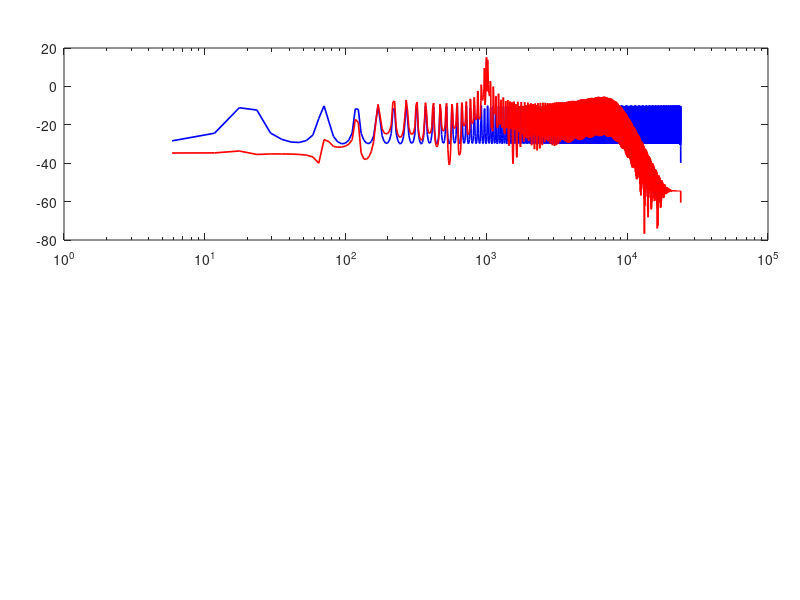

Write MATLAB code to recreate this figure. (Note: this script raises an error after producing the figure.)
%% PSEUDO PARAMETRIC EQ DEMO (03 Filter Types: LPF, HPF, Bell/Peaking Filter)
% Name : PHAM, Quoc Vuong
% ID   : [HIDDEN]

clear; clc; close all; % Reset environment

%% SIGNAL DEFINITION
fs = 48000; % Sample rate (Hz)
seconds = 0.3; % Signal length in seconds
N  = fs * seconds; % Signal length in samples

% Frequencies from f_start to f_end with step
f_start = 20; f_end = fs/2; step = 50;
frequencies = f_start:step:f_end;

amplitude = 0.5; 

t = (0:N-1) / fs; % Time vector

x = sum(amplitude * sin(2*pi*frequencies'*t)); % Sum the sine waves

%% FILTERS
% Refs for the filter formulas:
% Cookbook formulae for audio equalizer biquad filter coefficients
% URL: https://shepazu.github.io/Audio-EQ-Cookbook/audio-eq-cookbook.html#:~:text=FYI:%20The%20relationship%20between%20bandwidth,a%202%20=%201%20%2D%20%CE%B1%20BP

function y = applyBellFilter(x, fs, band)
    % BELL/PEAKING EQ
    % Intermediate variable
    A  = 10^(band.gain/40);
    w0 = 2*pi*band.fc / fs; % Normalized radian frequency
    BW = band.BW; % Bandwidth (octaves)
    alpha = sin(w0) * sinh(log(2)/2 * BW * w0/sin(w0));
    
    b0 = 1 + alpha*A;
    b1 = -2*cos(w0);
    b2 = 1 - alpha*A;
    
    a0 = 1 + alpha/A;
    a1 = -2*cos(w0);
    a2 = 1 - alpha/A;
    
    % Normalize (divide the nominator and denominator to make a0=1)
    b = [b0/a0 b1/a0 b2/a0];
    a = [1 a1/a0 a2/a0];
    
    y = filter(b, a, x); % Apply filter
end

function y = applyLowPassFilter(x, fs, band)
    % LOW-PASS BIQUAD with slope control
    Nstage = slopeToOrder(band.slope); % 1 stage = 12 dB/oct, 2 stage = 24 dB/oct, etc.
    Q_stage = sqrt(2)^(1/Nstage);
    w0 = 2*pi*band.fc/fs;
    alpha = sin(w0)/(2*Q_stage);
    
    b0 = (1 - cos(w0))/2;
    b1 = 1 - cos(w0);
    b2 = (1 - cos(w0))/2;
    
    a0 = 1 + alpha;
    a1 = -2*cos(w0);
    a2 = 1 - alpha;
    
    b = [b0/a0 b1/a0 b2/a0];
    a = [1 a1/a0 a2/a0];
    
    % Increase the slope with higher-order filters by cascading
    y = x;
    for k = 1:Nstage
        y = filter(b, a, y);
    end
end

function y = applyHighPassFilter(x, fs, band)
    % HIGH-PASS BIQUAD with slope control
    Nstage = slopeToOrder(band.slope);
    Q_stage = sqrt(2)^(1/Nstage);
    w0 = 2*pi*band.fc/fs;
    alpha = sin(w0)/(2*Q_stage);
    
    b0 = (1 + cos(w0))/2;
    b1 = -(1 + cos(w0));
    b2 = (1 + cos(w0))/2;
    
    a0 = 1 + alpha;
    a1 = -2*cos(w0);
    a2 = 1 - alpha;
    
    b = [b0 b1 b2]/a0;
    a = [1 a1/a0 a2/a0];
    
    % Increase the slope with higher-order filters by cascading
    y = x;
    for k = 1:Nstage
        y = filter(b, a, y); 
    end
end

%% HELPERS
function Nstage = slopeToOrder(slope)
    % Convert slope (dB/oct) to number of 2nd-order biquad stages
    % Each biquad stage ~12 dB/oct

    if slope <= 0
        Nstage = 1;  % Minimum 1 stage
    else
        Nstage = ceil(slope / 12);
    end
end

function formatLogAxis(ax)
    % Common frequencies in x-axis
    ticks = [0 8 20 50 100 200 500 1000 2000 5000 10000 20000];
    ticks = ticks(ticks <= ax.XLim(2)); % Keep valid range
    
    ax.XTick = ticks; % Set tick positions
    ax.XTickLabel = string(ticks); % Show full numbers instead of a * 10^b
end

function plotSpectrum(x, y, fs, lowBand, highBand, bellBand)
    % PLOT INPUT & OUTPUT SPECTRUM (LOG SCALE), FILTER INFO, AND EQ CURVE

    % Hanning window to reduce spectral leakage
    N = length(x);
    Nfft = 8192; % Zero padding for smoother spectrum
    w = hann(N)';                              
    xw = x .* w;
    yw = y .* w;
    X = fft(xw, Nfft) / sum(w);
    Y = fft(yw, Nfft) / sum(w);

    % One-sided spectrum & Energy correction
    X = abs(X(1:Nfft/2+1));
    X(2:end-1) = 2*X(2:end-1);
    Y = abs(Y(1:Nfft/2+1));
    Y(2:end-1) = 2*Y(2:end-1);

    % Frequency axis
    f = (0:Nfft/2)*(fs/Nfft);                  

    epsVal = 1e-12; % Prevent log(0)
    Xdb = 20*log10(X + epsVal); % Magnitude (dB)
    Ydb = 20*log10(Y + epsVal); % Magnitude (dB)
    Ydb_rel = 20*log10(Y ./ (X + epsVal)); % Gain relative to input

    % Remove DC for log plot
    fplot = f(2:end);
    Xdb = Xdb(2:end);
    Ydb = Ydb(2:end);
    Ydb_rel = Ydb_rel(2:end);

    figure;

    % SPECTRUM BEFORE & AFTER EQ
    subplot('Position', [0.08 0.60 0.88 0.32]);
    beforeFreq = semilogx(fplot, Xdb, 'b', 'LineWidth', 1.2); hold on;
    afterFreq = semilogx(fplot, Ydb, 'r', 'LineWidth', 1.2); 
    beforeFreq.Color(4) = 1; % alpha = 1 for Before EQ
    afterFreq.Color(4) = 0.4; % alpha = 0.4 for After EQ

    grid on;
    title('Spectrum Before & After EQ');
    xlabel('Frequency (Hz)');
    ylabel('Magnitude (dB)');
    xlim([20 fs/2]);
    formatLogAxis(gca);
    legend({'Before EQ', 'After EQ'});

    % FILTER INFO
    subplot('Position', [0.08 0.48 0.88 0.05]);
    axis off;
    infoText = sprintf([ 
        'LOW PASS/HIGH CUT : fc = %.0f Hz   slope = %d dB/oct\n' ...
        'HIGH PASS/LOW CUT : fc = %.0f Hz   slope = %d dB/oct\n' ...
        'BELL : fc = %.0f Hz   BW = %.2f oct   gain = %+d dB'],  ...
        lowBand.fc,  lowBand.slope, ...
        highBand.fc, highBand.slope, ...
        bellBand.fc, bellBand.BW, bellBand.gain ...
    );
    text(0.5, 0.5, infoText, 'HorizontalAlignment', 'center', ...
         'VerticalAlignment', 'middle', 'FontSize', 11, 'FontWeight', 'bold');
    title('Applied EQ Settings');

    % EQ CURVE (RELATIVE GAIN)
    subplot('Position', [0.08 0.10 0.88 0.32]);
    semilogx(fplot, Ydb_rel, 'magenta', 'LineWidth', 1.2);
    grid on;
    title('EQ Curve (Relative Gain to Input)');
    xlabel('Frequency (Hz)');
    ylabel('Gain (dB)');
    xlim([20 fs/2]);
    formatLogAxis(gca);
end

%% APPLY THE FILTERS

% Band parameters: 
% fc (HZ) - center/cutoff frequency
% slope (dB/octave): 12n, n = 1, 2, 3, ...
% gain (dB)
% BW (octaves) - bandwidth, oct: X_{n+1} to X_{n}, X is a musical note
lowPassBand  = struct('fc', 8000, 'slope', 24);
highPassBand = struct('fc', 200, 'slope', 12);
bellBand = struct('fc', 1000, 'gain', 50, 'BW', 0.05);

% EQ-ing
y = x;
y = applyLowPassFilter(y, fs, lowPassBand); % Apply LPF
y = applyHighPassFilter(y, fs, highPassBand); % Apply HPF
y = applyBellFilter(y, fs, bellBand); % Apply Bell/Peaking Filter

% Plot spectrum Before vs. After EQ
plotSpectrum(x, y, fs, lowPassBand, highPassBand, bellBand);